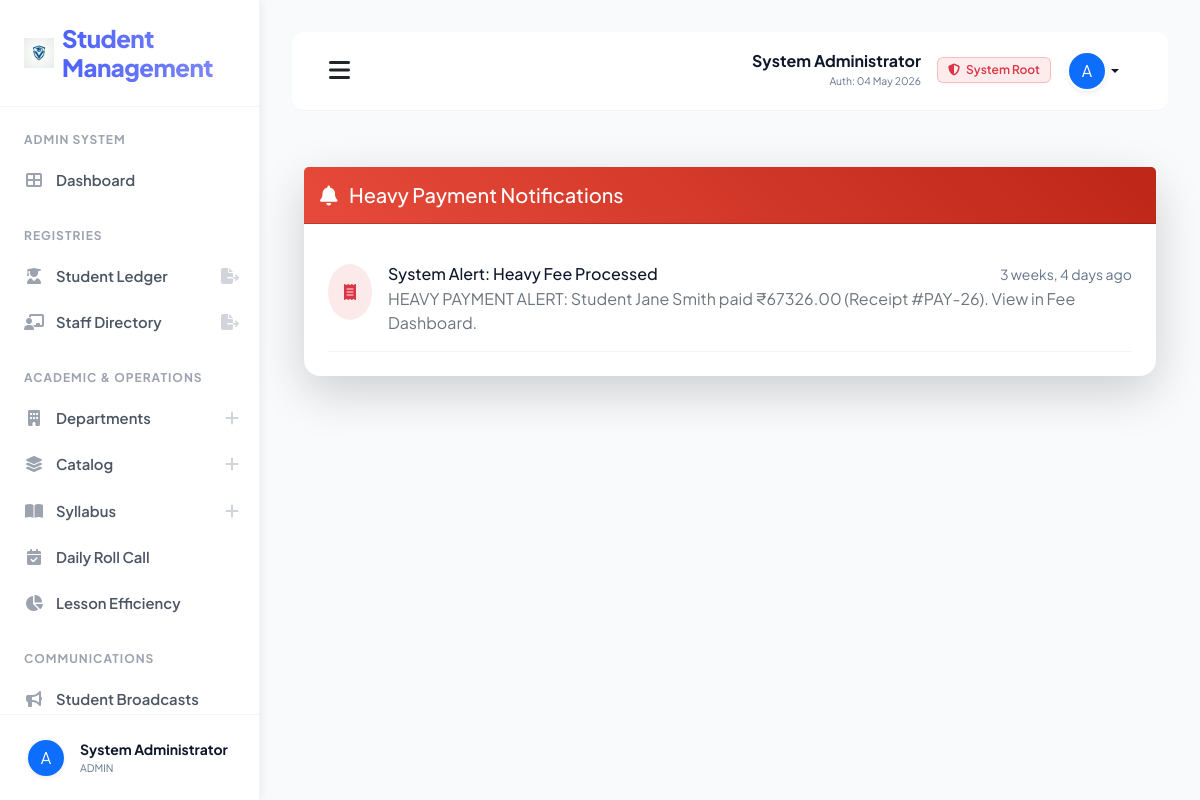
Screenshot of /admin_view_notification/ (signed in) with the database file from the repository.
### sms/models.py (models this page shows)
class CustomUser(AbstractUser):
    USER_TYPE_CHOICES = (
        ('ADMIN', 'Admin'),
        ('TEACHER', 'Teacher'),
        ('STUDENT', 'Student'),
    )
    user_type = models.CharField(max_length=10, choices=USER_TYPE_CHOICES, default='ADMIN')
    profile_pic = models.ImageField(upload_to='profile_pics/', null=True, blank=True)
    phone = models.CharField(max_length=15, null=True, blank=True)

class NotificationAdmin(models.Model):
    admin = models.ForeignKey(CustomUser, on_delete=models.CASCADE, limit_choices_to={'user_type': 'ADMIN'})
    message = models.TextField()
    created_at = models.DateTimeField(auto_now_add=True)
    updated_at = models.DateTimeField(auto_now=True)

### sms/views/admin_views.py (the view)
# urls.py: path('admin_view_notification/', admin_views.admin_view_notification, name="admin_view_notification"),
def admin_view_notification(request):
    from sms.models import NotificationAdmin
    notifications = NotificationAdmin.objects.filter(admin=request.user).order_by("-id")
    return render(request, "sms/admin_template/admin_view_notification.html", {"notifications": notifications})

### sms/templates/sms/admin_template/admin_view_notification.html (shortened to what this page needs)
{% extends 'sms/base.html' %}
{% block sidebar_nav %}
{% include 'sms/admin_template/sidebar_template.html' with active_page='admin_notification' %}
{% endblock sidebar_nav %}
{% block main_content %}
<div class="container-fluid py-4">
    <div class="row">
        <div class="col-12">
            <div class="card shadow-lg border-0 rounded-4">
                <div class="card-header bg-gradient-danger text-white py-3">
                    <h5 class="mb-0 font-weight-bold"><i class="fas fa-bell me-2"></i> Heavy Payment Notifications</h5>
                </div>
                <div class="card-body p-4">
                    <div class="list-group list-group-flush">
                        {% for notification in notifications %}
                        <div class="list-group-item px-0 py-3 border-0 border-bottom">
                            <div class="d-flex align-items-start">
                                <div class="bg-light-danger p-3 rounded-circle me-3">
                                    <i class="fas fa-receipt text-danger"></i>
                                </div>
                                <div class="flex-grow-1">
                                    <div class="d-flex justify-content-between">
                                        <h6 class="mb-1 font-weight-bold">System Alert: Heavy Fee Processed</h6>
                                        <small class="text-muted">{{ notification.created_at|timesince }} ago</small>
                                    </div>
                                    <p class="text-secondary mb-0">{{ notification.message }}</p>
                                </div>
                            </div>
                        </div>
                        {% empty %}
                        <div class="text-center py-5">
                            <i class="fas fa-check-circle d-block mb-3 fs-1 opacity-25 text-success"></i>
                            <h5 class="text-muted">No heavy payment alerts yet</h5>
                            <p class="small text-secondary">All transactions are within normal limits.</p>
                        </div>
                        {% endfor %}
                    </div>
                </div>
            </div>
        </div>
    </div>
</div>
{% endblock %}

### sms/templates/sms/base.html (shortened to what this page needs)
<!DOCTYPE html>
{% load static %}
<html lang="en">
<head>
    <link href="https://cdn.jsdelivr.net/npm/bootstrap@5.3.0/dist/css/bootstrap.min.css" rel="stylesheet">
    <link rel="stylesheet" href="https://cdnjs.cloudflare.com/ajax/libs/font-awesome/6.4.0/css/all.min.css">
    <link rel="stylesheet" href="{% static 'css/style.css' %}?v=4.0">
</head>
<body>
    <div class="sidebar" id="sidebar">
        <div class="sidebar-brand d-flex align-items-center">
            <img src="{% static 'images/logo.png' %}" width="30" height="30" class="me-2">
            <h4 class="m-0">Student Management</h4>
        </div>
        <div class="nav flex-column sidebar-scroll flex-grow-1 overflow-y-auto">
            {% block sidebar_nav %}{% endblock sidebar_nav %}
        </div>
        <div class="sidebar-footer border-top p-0 mt-auto">
            <div class="dropup w-100">
                <button class="btn w-100 d-flex align-items-center p-3 border-0 bg-transparent dropdown-toggle no-caret" type="button" data-bs-toggle="dropdown" aria-expanded="false">
                    {% if user.profile_pic %}
                    <img src="{{ user.profile_pic.url }}" width="36" height="36" class="rounded-circle me-3 shadow-sm">
                    {% else %}
                    <div class="bg-primary text-white rounded-circle d-flex align-items-center justify-content-center shadow-sm me-3" style="width: 36px; height: 36px; flex-shrink: 0;">
                        {{ user.username|first|upper }}
                    </div>
                    {% endif %}
                    <div class="text-start overflow-hidden">
                        <div class="fw-bold small text-dark text-truncate">{{ user.get_full_name }}</div>
                        <div class="text-muted text-truncate" style="font-size: 0.65rem;">{{ user.user_type }}</div>
                    </div>
                </button>
            </div>
        </div>
    </div>
    <div class="main-content">
        <nav class="navbar border-bottom">
            <div class="container-fluid">
                <div class="d-flex align-items-center">
                    <button id="sidebarToggle" class="btn btn-link link-dark me-2 p-0">
                        <i class="fas fa-bars fs-4 text-main"></i>
                    </button>
                </div>
                <div class="d-flex align-items-center">
                    <div class="dropdown">
                        <button
                            class="btn btn-link dropdown-toggle text-decoration-none text-dark d-flex align-items-center"
                            type="button" data-bs-toggle="dropdown">
                            <div class="text-end me-3 d-none d-md-block">
                                <span class="d-block fw-bold lh-1 mb-1">{{ user.get_full_name }}</span>
                                <span class="d-block text-muted" style="font-size: 0.65rem;">Auth: {{ user.last_login|date:"d M Y" }}</span>
                            </div>
                            {% if user.user_type == "TEACHER" %}
                            <span class="badge bg-soft-success text-success me-3 border border-success border-opacity-25 d-none d-lg-inline-block">
                                <i class="fas fa-certificate me-1"></i> Staff Verified
                            </span>
                            {% elif user.user_type == "STUDENT" %}
                             <span class="badge bg-soft-primary text-primary me-3 border border-primary border-opacity-25 d-none d-lg-inline-block">
                                <i class="fas fa-user-graduate me-1"></i> Student ID Active
                            </span>
                             {% elif user.user_type == "ADMIN" %}
                             <span class="badge bg-soft-danger text-danger me-3 border border-danger border-opacity-25 d-none d-lg-inline-block">
                                <i class="fas fa-shield-alt me-1"></i> System Root
                            </span>
                            {% endif %}
                            {% if user.profile_pic %}
                            <img src="{{ user.profile_pic.url }}" width="40" height="40" class="rounded-circle shadow-sm border border-light">
                            {% else %}
                            <div class="bg-primary text-white rounded-circle d-flex align-items-center justify-content-center shadow-sm"
                                style="width: 40px; height: 40px; border: 2px solid white;">
                                {{ user.username|first|upper }}
                            </div>
                            {% endif %}
                        </button>
                    </div>
                </div>
            </div>
        </nav>
        {% block main_content %}{% endblock main_content %}
    </div>
</body>
</html>

### sms/static/css/style.css (style rules this page uses)
:root { --primary-color: #4d61fc; --primary-hover: #3b4ad9; --sidebar-bg: #ffffff; --sidebar-text: #4b5563; --sidebar-active-bg: #eff6ff; --sidebar-active-text: #4d61fc; --border-color: #f1f5f9; --body-bg: #f8fafc; --card-bg: #ffffff; --text-main: #0f172a; --text-muted: #64748b; --transition-speed: 0.25s; --shadow-premium: 0 10px 40px -10px rgba(0, 0, 0, 0.08); }
.bg-soft-danger { background: rgba(239, 68, 68, 0.1) !important; }
.rounded-4 { border-radius: 1rem !important; }
body { background-color: var(--body-bg) !important; color: var(--text-main) !important; font-family: 'Plus Jakarta Sans', sans-serif !important; margin: 0 !important; overflow-x: hidden !important; transition: background-color var(--transition-speed), color var(--transition-speed); }
.sidebar { width: 260px; height: 100vh; position: fixed; top: 0; left: 0; background-color: var(--sidebar-bg); border-right: 1px solid var(--border-color); box-shadow: 2px 0 8px rgba(0,0,0,0.06); z-index: 1060; display: flex; flex-direction: column; overflow: hidden; transition: left var(--transition-speed) ease-in-out; }
.sidebar-brand { padding: 24px !important; border-bottom: 1px solid var(--border-color) !important; flex-shrink: 0 !important; }
.sidebar-brand h4 { margin: 0 !important; font-weight: 800 !important; letter-spacing: -0.5px !important; background: linear-gradient(to right, var(--primary-color), #818cf8); -webkit-background-clip: text; background-clip: text; -webkit-text-fill-color: transparent; }
.sidebar-scroll { overflow-y: auto !important; overflow-x: hidden !important; flex: 1 !important; min-height: 0 !important; flex-wrap: nowrap !important; }
.sidebar-footer { padding: 8px 12px !important; border-top: 1px solid var(--border-color) !important; flex-shrink: 0 !important; }
.no-caret::after { display: none !important; }
.main-content { margin-left: 260px; padding: 32px 32px 100px 32px; min-height: 100vh; box-sizing: border-box; transition: margin-left var(--transition-speed); }
.list-group-item { color: var(--text-main) !important; border-color: var(--border-color) !important; }
.badge { font-weight: 600 !important; padding: 6px 10px !important; }
.navbar { background: var(--card-bg) !important; border-bottom: 1px solid var(--border-color) !important; padding: 12px 24px !important; margin-bottom: 32px !important; border-radius: 12px !important; transition: background var(--transition-speed), border-color var(--transition-speed); }
.text-dark { color: var(--text-main) !important; }
.text-muted { color: var(--text-muted) !important; }

### sms/templates/sms/admin_template/admin_view_notification.html (style rules this page uses)
.bg-gradient-danger { background: linear-gradient(45deg, #e74a3b 0%, #be2617 100%); }
.bg-light-danger { background-color: #fceaea; }
.rounded-4 { border-radius: 1rem !important; }

### rows the page displays
CustomUser: username|first "A", get_full_name "System Administrator", user_type "ADMIN", last_login "04 May 2026"
NotificationAdmin: created_at "3 weeks, 4 days", message "HEAVY PAYMENT ALERT: Student Jane Smith paid ₹67326.00 (Receipt #PAY-26). View in Fee Dashboard."
